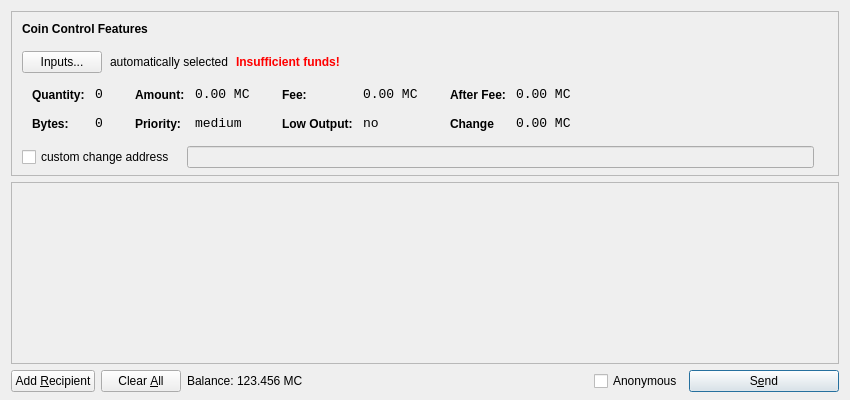
<?xml version="1.0" encoding="UTF-8"?>
<ui version="4.0">
 <class>SendCoinsDialog</class>
 <widget class="QDialog" name="SendCoinsDialog">
  <property name="geometry">
   <rect>
    <x>0</x>
    <y>0</y>
    <width>850</width>
    <height>400</height>
   </rect>
  </property>
  <property name="windowTitle">
   <string>Send Coins</string>
  </property>
  <layout class="QVBoxLayout" name="verticalLayout" stretch="0,1,0">
   <property name="bottomMargin">
    <number>8</number>
   </property>
   <item>
    <widget class="QFrame" name="frameCoinControl">
     <property name="sizePolicy">
      <sizepolicy hsizetype="Expanding" vsizetype="Expanding">
       <horstretch>0</horstretch>
       <verstretch>0</verstretch>
      </sizepolicy>
     </property>
     <property name="maximumSize">
      <size>
       <width>16777215</width>
       <height>16777215</height>
      </size>
     </property>
     <property name="frameShape">
      <enum>QFrame::StyledPanel</enum>
     </property>
     <property name="frameShadow">
      <enum>QFrame::Sunken</enum>
     </property>
     <layout class="QVBoxLayout" name="verticalLayoutCoinControl2">
      <property name="spacing">
       <number>6</number>
      </property>
      <property name="leftMargin">
       <number>0</number>
      </property>
      <property name="topMargin">
       <number>0</number>
      </property>
      <property name="rightMargin">
       <number>0</number>
      </property>
      <property name="bottomMargin">
       <number>6</number>
      </property>
      <item>
       <layout class="QVBoxLayout" name="verticalLayoutCoinControl" stretch="0,0,0,0,1">
        <property name="spacing">
         <number>0</number>
        </property>
        <property name="leftMargin">
         <number>10</number>
        </property>
        <property name="topMargin">
         <number>10</number>
        </property>
        <item>
         <layout class="QHBoxLayout" name="horizontalLayoutCoinControl1">
          <property name="bottomMargin">
           <number>15</number>
          </property>
          <item>
           <widget class="QLabel" name="labelCoinControlFeatures">
            <property name="sizePolicy">
             <sizepolicy hsizetype="Preferred" vsizetype="Maximum">
              <horstretch>0</horstretch>
              <verstretch>0</verstretch>
             </sizepolicy>
            </property>
            <property name="font">
             <font>
              <weight>75</weight>
              <bold>true</bold>
             </font>
            </property>
            <property name="styleSheet">
             <string notr="true">font-weight:bold;</string>
            </property>
            <property name="text">
             <string>Coin Control Features</string>
            </property>
           </widget>
          </item>
         </layout>
        </item>
        <item>
         <layout class="QHBoxLayout" name="horizontalLayoutCoinControl2" stretch="0,0,0,0">
          <property name="spacing">
           <number>8</number>
          </property>
          <property name="bottomMargin">
           <number>10</number>
          </property>
          <item>
           <widget class="QPushButton" name="pushButtonCoinControl">
            <property name="styleSheet">
             <string notr="true"/>
            </property>
            <property name="text">
             <string>Inputs...</string>
            </property>
           </widget>
          </item>
          <item>
           <widget class="QLabel" name="labelCoinControlAutomaticallySelected">
            <property name="text">
             <string>automatically selected</string>
            </property>
            <property name="margin">
             <number>5</number>
            </property>
           </widget>
          </item>
          <item>
           <widget class="QLabel" name="labelCoinControlInsuffFunds">
            <property name="font">
             <font>
              <weight>75</weight>
              <bold>true</bold>
             </font>
            </property>
            <property name="styleSheet">
             <string notr="true">color:red;font-weight:bold;</string>
            </property>
            <property name="text">
             <string>Insufficient funds!</string>
            </property>
            <property name="margin">
             <number>5</number>
            </property>
           </widget>
          </item>
          <item>
           <spacer name="horizontalSpacerCoinControl">
            <property name="orientation">
             <enum>Qt::Horizontal</enum>
            </property>
            <property name="sizeHint" stdset="0">
             <size>
              <width>40</width>
              <height>1</height>
             </size>
            </property>
           </spacer>
          </item>
         </layout>
        </item>
        <item>
         <widget class="QWidget" name="widgetCoinControl" native="true">
          <property name="sizePolicy">
           <sizepolicy hsizetype="Preferred" vsizetype="Preferred">
            <horstretch>0</horstretch>
            <verstretch>0</verstretch>
           </sizepolicy>
          </property>
          <property name="minimumSize">
           <size>
            <width>0</width>
            <height>0</height>
           </size>
          </property>
          <property name="styleSheet">
           <string notr="true"/>
          </property>
          <layout class="QHBoxLayout" name="horizontalLayoutCoinControl5">
           <property name="margin">
            <number>0</number>
           </property>
           <item>
            <layout class="QHBoxLayout" name="horizontalLayoutCoinControl3" stretch="0,0,0,1">
             <property name="spacing">
              <number>20</number>
             </property>
             <property name="topMargin">
              <number>0</number>
             </property>
             <property name="bottomMargin">
              <number>10</number>
             </property>
             <item>
              <layout class="QFormLayout" name="formLayoutCoinControl1">
               <property name="horizontalSpacing">
                <number>10</number>
               </property>
               <property name="verticalSpacing">
                <number>14</number>
               </property>
               <property name="leftMargin">
                <number>10</number>
               </property>
               <property name="topMargin">
                <number>4</number>
               </property>
               <property name="rightMargin">
                <number>6</number>
               </property>
               <item row="0" column="0">
                <widget class="QLabel" name="labelCoinControlQuantityText">
                 <property name="styleSheet">
                  <string notr="true">font-weight:bold;</string>
                 </property>
                 <property name="text">
                  <string>Quantity:</string>
                 </property>
                 <property name="margin">
                  <number>0</number>
                 </property>
                </widget>
               </item>
               <item row="0" column="1">
                <widget class="QLabel" name="labelCoinControlQuantity">
                 <property name="font">
                  <font>
                   <family>Monospace</family>
                   <pointsize>10</pointsize>
                  </font>
                 </property>
                 <property name="cursor">
                  <cursorShape>IBeamCursor</cursorShape>
                 </property>
                 <property name="contextMenuPolicy">
                  <enum>Qt::ActionsContextMenu</enum>
                 </property>
                 <property name="text">
                  <string>0</string>
                 </property>
                 <property name="margin">
                  <number>0</number>
                 </property>
                 <property name="textInteractionFlags">
                  <set>Qt::LinksAccessibleByMouse|Qt::TextSelectableByKeyboard|Qt::TextSelectableByMouse</set>
                 </property>
                </widget>
               </item>
               <item row="1" column="0">
                <widget class="QLabel" name="labelCoinControlBytesText">
                 <property name="styleSheet">
                  <string notr="true">font-weight:bold;</string>
                 </property>
                 <property name="text">
                  <string>Bytes:</string>
                 </property>
                </widget>
               </item>
               <item row="1" column="1">
                <widget class="QLabel" name="labelCoinControlBytes">
                 <property name="font">
                  <font>
                   <family>Monospace</family>
                   <pointsize>10</pointsize>
                  </font>
                 </property>
                 <property name="cursor">
                  <cursorShape>IBeamCursor</cursorShape>
                 </property>
                 <property name="contextMenuPolicy">
                  <enum>Qt::ActionsContextMenu</enum>
                 </property>
                 <property name="text">
                  <string>0</string>
                 </property>
                 <property name="textInteractionFlags">
                  <set>Qt::LinksAccessibleByMouse|Qt::TextSelectableByKeyboard|Qt::TextSelectableByMouse</set>
                 </property>
                </widget>
               </item>
              </layout>
             </item>
             <item>
              <layout class="QFormLayout" name="formLayoutCoinControl2">
               <property name="horizontalSpacing">
                <number>10</number>
               </property>
               <property name="verticalSpacing">
                <number>14</number>
               </property>
               <property name="leftMargin">
                <number>6</number>
               </property>
               <property name="topMargin">
                <number>4</number>
               </property>
               <property name="rightMargin">
                <number>6</number>
               </property>
               <item row="0" column="0">
                <widget class="QLabel" name="labelCoinControlAmountText">
                 <property name="styleSheet">
                  <string notr="true">font-weight:bold;</string>
                 </property>
                 <property name="text">
                  <string>Amount:</string>
                 </property>
                 <property name="margin">
                  <number>0</number>
                 </property>
                </widget>
               </item>
               <item row="0" column="1">
                <widget class="QLabel" name="labelCoinControlAmount">
                 <property name="font">
                  <font>
                   <family>Monospace</family>
                   <pointsize>10</pointsize>
                  </font>
                 </property>
                 <property name="cursor">
                  <cursorShape>IBeamCursor</cursorShape>
                 </property>
                 <property name="contextMenuPolicy">
                  <enum>Qt::ActionsContextMenu</enum>
                 </property>
                 <property name="text">
                  <string>0.00 MC</string>
                 </property>
                 <property name="textInteractionFlags">
                  <set>Qt::LinksAccessibleByMouse|Qt::TextSelectableByKeyboard|Qt::TextSelectableByMouse</set>
                 </property>
                </widget>
               </item>
               <item row="1" column="0">
                <widget class="QLabel" name="labelCoinControlPriorityText">
                 <property name="styleSheet">
                  <string notr="true">font-weight:bold;</string>
                 </property>
                 <property name="text">
                  <string>Priority:</string>
                 </property>
                </widget>
               </item>
               <item row="1" column="1">
                <widget class="QLabel" name="labelCoinControlPriority">
                 <property name="font">
                  <font>
                   <family>Monospace</family>
                   <pointsize>10</pointsize>
                  </font>
                 </property>
                 <property name="cursor">
                  <cursorShape>IBeamCursor</cursorShape>
                 </property>
                 <property name="contextMenuPolicy">
                  <enum>Qt::ActionsContextMenu</enum>
                 </property>
                 <property name="text">
                  <string>medium</string>
                 </property>
                 <property name="textInteractionFlags">
                  <set>Qt::LinksAccessibleByMouse|Qt::TextSelectableByKeyboard|Qt::TextSelectableByMouse</set>
                 </property>
                </widget>
               </item>
              </layout>
             </item>
             <item>
              <layout class="QFormLayout" name="formLayoutCoinControl3">
               <property name="horizontalSpacing">
                <number>10</number>
               </property>
               <property name="verticalSpacing">
                <number>14</number>
               </property>
               <property name="leftMargin">
                <number>6</number>
               </property>
               <property name="topMargin">
                <number>4</number>
               </property>
               <property name="rightMargin">
                <number>6</number>
               </property>
               <item row="0" column="0">
                <widget class="QLabel" name="labelCoinControlFeeText">
                 <property name="styleSheet">
                  <string notr="true">font-weight:bold;</string>
                 </property>
                 <property name="text">
                  <string>Fee:</string>
                 </property>
                 <property name="margin">
                  <number>0</number>
                 </property>
                </widget>
               </item>
               <item row="0" column="1">
                <widget class="QLabel" name="labelCoinControlFee">
                 <property name="font">
                  <font>
                   <family>Monospace</family>
                   <pointsize>10</pointsize>
                  </font>
                 </property>
                 <property name="cursor">
                  <cursorShape>IBeamCursor</cursorShape>
                 </property>
                 <property name="contextMenuPolicy">
                  <enum>Qt::ActionsContextMenu</enum>
                 </property>
                 <property name="text">
                  <string>0.00 MC</string>
                 </property>
                 <property name="textInteractionFlags">
                  <set>Qt::LinksAccessibleByMouse|Qt::TextSelectableByKeyboard|Qt::TextSelectableByMouse</set>
                 </property>
                </widget>
               </item>
               <item row="1" column="0">
                <widget class="QLabel" name="labelCoinControlLowOutputText">
                 <property name="styleSheet">
                  <string notr="true">font-weight:bold;</string>
                 </property>
                 <property name="text">
                  <string>Low Output:</string>
                 </property>
                </widget>
               </item>
               <item row="1" column="1">
                <widget class="QLabel" name="labelCoinControlLowOutput">
                 <property name="font">
                  <font>
                   <family>Monospace</family>
                   <pointsize>10</pointsize>
                  </font>
                 </property>
                 <property name="cursor">
                  <cursorShape>IBeamCursor</cursorShape>
                 </property>
                 <property name="contextMenuPolicy">
                  <enum>Qt::ActionsContextMenu</enum>
                 </property>
                 <property name="text">
                  <string>no</string>
                 </property>
                 <property name="textInteractionFlags">
                  <set>Qt::LinksAccessibleByMouse|Qt::TextSelectableByKeyboard|Qt::TextSelectableByMouse</set>
                 </property>
                </widget>
               </item>
              </layout>
             </item>
             <item>
              <layout class="QFormLayout" name="formLayoutCoinControl4">
               <property name="horizontalSpacing">
                <number>10</number>
               </property>
               <property name="verticalSpacing">
                <number>14</number>
               </property>
               <property name="leftMargin">
                <number>6</number>
               </property>
               <property name="topMargin">
                <number>4</number>
               </property>
               <property name="rightMargin">
                <number>6</number>
               </property>
               <item row="0" column="0">
                <widget class="QLabel" name="labelCoinControlAfterFeeText">
                 <property name="styleSheet">
                  <string notr="true">font-weight:bold;</string>
                 </property>
                 <property name="text">
                  <string>After Fee:</string>
                 </property>
                 <property name="margin">
                  <number>0</number>
                 </property>
                </widget>
               </item>
               <item row="0" column="1">
                <widget class="QLabel" name="labelCoinControlAfterFee">
                 <property name="font">
                  <font>
                   <family>Monospace</family>
                   <pointsize>10</pointsize>
                  </font>
                 </property>
                 <property name="cursor">
                  <cursorShape>IBeamCursor</cursorShape>
                 </property>
                 <property name="contextMenuPolicy">
                  <enum>Qt::ActionsContextMenu</enum>
                 </property>
                 <property name="text">
                  <string>0.00 MC</string>
                 </property>
                 <property name="textInteractionFlags">
                  <set>Qt::LinksAccessibleByMouse|Qt::TextSelectableByKeyboard|Qt::TextSelectableByMouse</set>
                 </property>
                </widget>
               </item>
               <item row="1" column="0">
                <widget class="QLabel" name="labelCoinControlChangeText">
                 <property name="styleSheet">
                  <string notr="true">font-weight:bold;</string>
                 </property>
                 <property name="text">
                  <string>Change</string>
                 </property>
                </widget>
               </item>
               <item row="1" column="1">
                <widget class="QLabel" name="labelCoinControlChange">
                 <property name="font">
                  <font>
                   <family>Monospace</family>
                   <pointsize>10</pointsize>
                  </font>
                 </property>
                 <property name="cursor">
                  <cursorShape>IBeamCursor</cursorShape>
                 </property>
                 <property name="contextMenuPolicy">
                  <enum>Qt::ActionsContextMenu</enum>
                 </property>
                 <property name="text">
                  <string>0.00 MC</string>
                 </property>
                 <property name="textInteractionFlags">
                  <set>Qt::LinksAccessibleByMouse|Qt::TextSelectableByKeyboard|Qt::TextSelectableByMouse</set>
                 </property>
                </widget>
               </item>
              </layout>
             </item>
            </layout>
           </item>
          </layout>
         </widget>
        </item>
        <item>
         <layout class="QHBoxLayout" name="horizontalLayoutCoinControl4" stretch="0,0,0">
          <property name="spacing">
           <number>12</number>
          </property>
          <property name="sizeConstraint">
           <enum>QLayout::SetDefaultConstraint</enum>
          </property>
          <property name="topMargin">
           <number>5</number>
          </property>
          <property name="rightMargin">
           <number>5</number>
          </property>
          <item>
           <widget class="QCheckBox" name="checkBoxCoinControlChange">
            <property name="text">
             <string>custom change address</string>
            </property>
           </widget>
          </item>
          <item>
           <widget class="QLineEdit" name="lineEditCoinControlChange">
            <property name="enabled">
             <bool>false</bool>
            </property>
            <property name="sizePolicy">
             <sizepolicy hsizetype="Expanding" vsizetype="Fixed">
              <horstretch>0</horstretch>
              <verstretch>0</verstretch>
             </sizepolicy>
            </property>
           </widget>
          </item>
          <item>
           <widget class="QLabel" name="labelCoinControlChangeLabel">
            <property name="sizePolicy">
             <sizepolicy hsizetype="Preferred" vsizetype="Expanding">
              <horstretch>0</horstretch>
              <verstretch>0</verstretch>
             </sizepolicy>
            </property>
            <property name="minimumSize">
             <size>
              <width>0</width>
              <height>0</height>
             </size>
            </property>
            <property name="text">
             <string/>
            </property>
            <property name="margin">
             <number>3</number>
            </property>
           </widget>
          </item>
         </layout>
        </item>
        <item>
         <spacer name="verticalSpacerCoinControl">
          <property name="orientation">
           <enum>Qt::Vertical</enum>
          </property>
          <property name="sizeHint" stdset="0">
           <size>
            <width>800</width>
            <height>1</height>
           </size>
          </property>
         </spacer>
        </item>
       </layout>
      </item>
     </layout>
    </widget>
   </item>
   <item>
    <widget class="QScrollArea" name="scrollArea">
     <property name="widgetResizable">
      <bool>true</bool>
     </property>
     <widget class="QWidget" name="scrollAreaWidgetContents">
      <property name="geometry">
       <rect>
        <x>0</x>
        <y>0</y>
        <width>828</width>
        <height>165</height>
       </rect>
      </property>
      <layout class="QVBoxLayout" name="verticalLayout_2">
       <property name="margin">
        <number>0</number>
       </property>
       <item>
        <layout class="QVBoxLayout" name="entries">
         <property name="spacing">
          <number>6</number>
         </property>
        </layout>
       </item>
       <item>
        <spacer name="verticalSpacer">
         <property name="orientation">
          <enum>Qt::Vertical</enum>
         </property>
         <property name="sizeHint" stdset="0">
          <size>
           <width>20</width>
           <height>40</height>
          </size>
         </property>
        </spacer>
       </item>
      </layout>
     </widget>
    </widget>
   </item>
   <item>
    <layout class="QHBoxLayout" name="horizontalLayout">
     <item>
      <widget class="QPushButton" name="addButton">
       <property name="toolTip">
        <string>Send to multiple recipients at once</string>
       </property>
       <property name="text">
        <string>Add &amp;Recipient</string>
       </property>
       <property name="icon">
        <iconset resource="../bitcoin.qrc">
         <normaloff>:/icons/add</normaloff>:/icons/add</iconset>
       </property>
       <property name="autoDefault">
        <bool>false</bool>
       </property>
      </widget>
     </item>
     <item>
      <widget class="QPushButton" name="clearButton">
       <property name="sizePolicy">
        <sizepolicy hsizetype="Minimum" vsizetype="Fixed">
         <horstretch>0</horstretch>
         <verstretch>0</verstretch>
        </sizepolicy>
       </property>
       <property name="toolTip">
        <string>Remove all transaction fields</string>
       </property>
       <property name="text">
        <string>Clear &amp;All</string>
       </property>
       <property name="icon">
        <iconset resource="../bitcoin.qrc">
         <normaloff>:/icons/remove</normaloff>:/icons/remove</iconset>
       </property>
       <property name="autoRepeatDelay">
        <number>300</number>
       </property>
       <property name="autoDefault">
        <bool>false</bool>
       </property>
      </widget>
     </item>
     <item>
      <layout class="QHBoxLayout" name="horizontalLayout_2">
       <property name="spacing">
        <number>3</number>
       </property>
       <item>
        <widget class="QLabel" name="label">
         <property name="sizePolicy">
          <sizepolicy hsizetype="Preferred" vsizetype="Fixed">
           <horstretch>0</horstretch>
           <verstretch>0</verstretch>
          </sizepolicy>
         </property>
         <property name="text">
          <string>Balance:</string>
         </property>
        </widget>
       </item>
       <item>
        <widget class="QLabel" name="labelBalance">
         <property name="sizePolicy">
          <sizepolicy hsizetype="Preferred" vsizetype="Fixed">
           <horstretch>0</horstretch>
           <verstretch>0</verstretch>
          </sizepolicy>
         </property>
         <property name="cursor">
          <cursorShape>IBeamCursor</cursorShape>
         </property>
         <property name="text">
          <string>123.456 MC</string>
         </property>
         <property name="textInteractionFlags">
          <set>Qt::LinksAccessibleByMouse|Qt::TextSelectableByKeyboard|Qt::TextSelectableByMouse</set>
         </property>
        </widget>
       </item>
      </layout>
     </item>
     <item>
      <spacer name="horizontalSpacer">
       <property name="orientation">
        <enum>Qt::Horizontal</enum>
       </property>
       <property name="sizeHint" stdset="0">
        <size>
         <width>40</width>
         <height>20</height>
        </size>
       </property>
      </spacer>
     </item>
     <item>
      <widget class="QCheckBox" name="Anonymous">
       <property name="text">
        <string>Anonymous</string>
       </property>
      </widget>
     </item>
     <item>
      <widget class="QPushButton" name="sendButton">
       <property name="minimumSize">
        <size>
         <width>150</width>
         <height>0</height>
        </size>
       </property>
       <property name="toolTip">
        <string>Confirm the send action</string>
       </property>
       <property name="text">
        <string>S&amp;end</string>
       </property>
       <property name="icon">
        <iconset resource="../bitcoin.qrc">
         <normaloff>:/icons/send</normaloff>:/icons/send</iconset>
       </property>
       <property name="default">
        <bool>true</bool>
       </property>
      </widget>
     </item>
    </layout>
   </item>
  </layout>
 </widget>
 <resources>
  <include location="../bitcoin.qrc"/>
 </resources>
 <connections/>
</ui>
